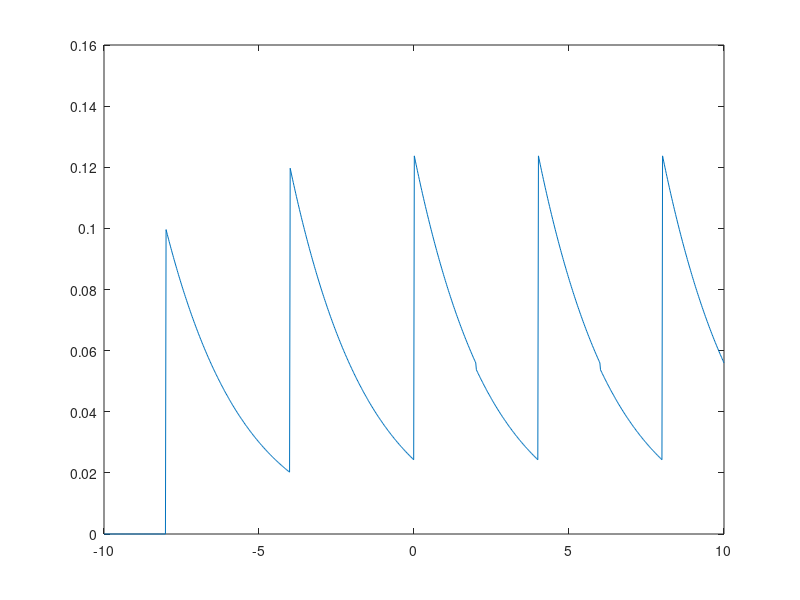

MATLAB code for this plot:
len = 1000;
t = linspace(-10, 10, len);
R = 5;
C = 2;
u = t>=0;
h = exp(-t/R*C).* u/(R*C);
Ts = 4;
x = zeros(1, len);
for i=1:len
    if mod(len/2-i, Ts*50) == 0
        x(i) = 1;
    end
end
y = conv(x, h);
plot(t, y(len/2 : len/2+len-1));